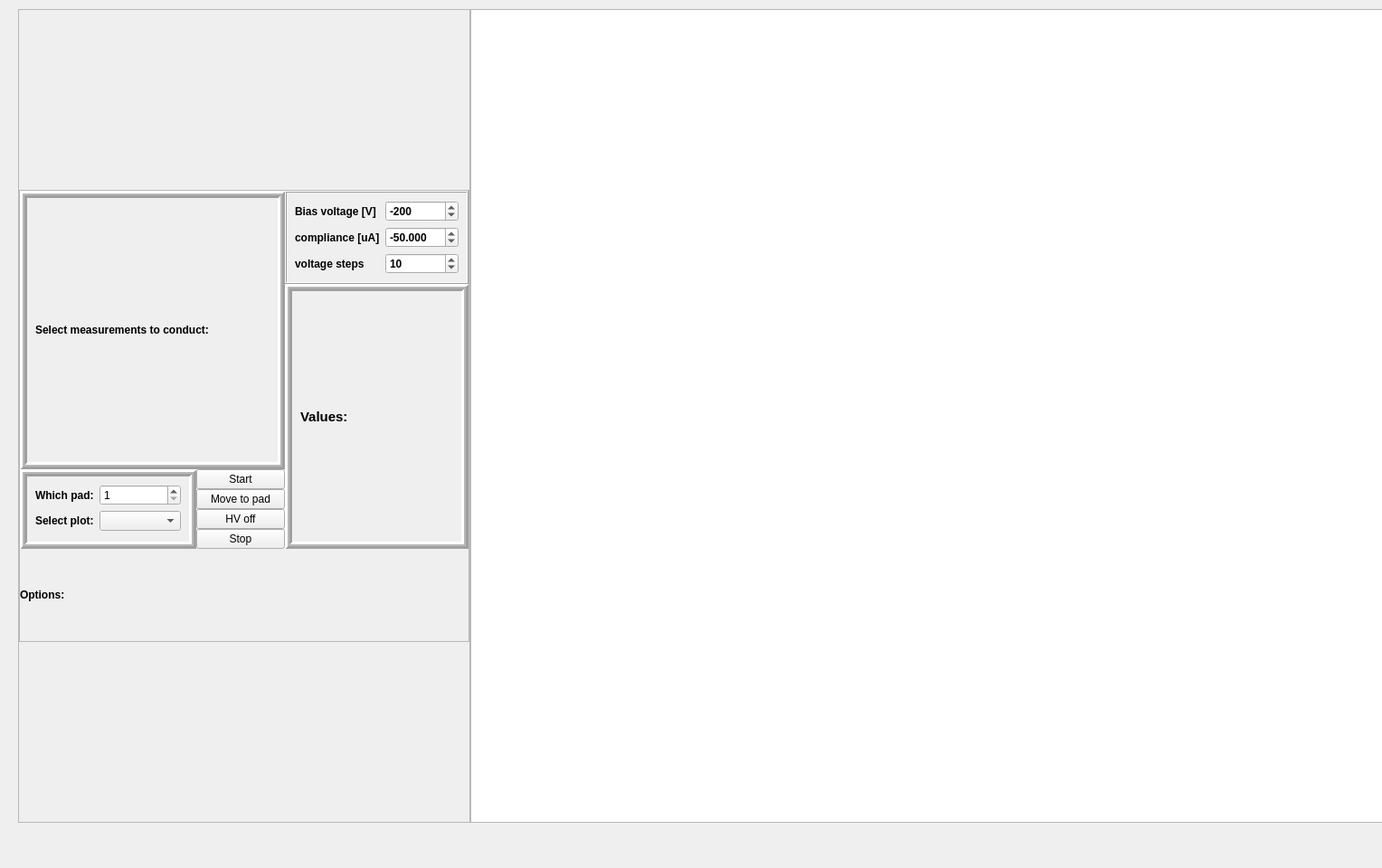
<?xml version="1.0" encoding="UTF-8"?>
<ui version="4.0">
 <class>singlestrip_ui</class>
 <widget class="QWidget" name="singlestrip_ui">
  <property name="geometry">
   <rect>
    <x>0</x>
    <y>0</y>
    <width>1528</width>
    <height>960</height>
   </rect>
  </property>
  <property name="windowTitle">
   <string>Form</string>
  </property>
  <widget class="QFrame" name="frame_5">
   <property name="geometry">
    <rect>
     <x>20</x>
     <y>10</y>
     <width>1600</width>
     <height>922</height>
    </rect>
   </property>
   <property name="minimumSize">
    <size>
     <width>1600</width>
     <height>900</height>
    </size>
   </property>
   <property name="frameShape">
    <enum>QFrame::NoFrame</enum>
   </property>
   <property name="frameShadow">
    <enum>QFrame::Raised</enum>
   </property>
   <property name="lineWidth">
    <number>0</number>
   </property>
   <layout class="QFormLayout" name="formLayout">
    <property name="horizontalSpacing">
     <number>0</number>
    </property>
    <property name="leftMargin">
     <number>0</number>
    </property>
    <property name="topMargin">
     <number>0</number>
    </property>
    <property name="rightMargin">
     <number>0</number>
    </property>
    <property name="bottomMargin">
     <number>0</number>
    </property>
    <item row="0" column="1">
     <widget class="PlotWidget" name="single_strip_plot">
      <property name="sizePolicy">
       <sizepolicy hsizetype="Preferred" vsizetype="Preferred">
        <horstretch>0</horstretch>
        <verstretch>0</verstretch>
       </sizepolicy>
      </property>
      <property name="minimumSize">
       <size>
        <width>0</width>
        <height>0</height>
       </size>
      </property>
     </widget>
    </item>
    <item row="0" column="0">
     <widget class="QFrame" name="frame_6">
      <property name="minimumSize">
       <size>
        <width>500</width>
        <height>900</height>
       </size>
      </property>
      <property name="autoFillBackground">
       <bool>true</bool>
      </property>
      <property name="frameShape">
       <enum>QFrame::StyledPanel</enum>
      </property>
      <property name="frameShadow">
       <enum>QFrame::Raised</enum>
      </property>
      <layout class="QVBoxLayout" name="verticalLayout_3">
       <property name="spacing">
        <number>0</number>
       </property>
       <property name="leftMargin">
        <number>0</number>
       </property>
       <property name="topMargin">
        <number>0</number>
       </property>
       <property name="rightMargin">
        <number>0</number>
       </property>
       <property name="bottomMargin">
        <number>0</number>
       </property>
       <item>
        <widget class="QFrame" name="frame_4">
         <property name="sizePolicy">
          <sizepolicy hsizetype="Preferred" vsizetype="Preferred">
           <horstretch>0</horstretch>
           <verstretch>0</verstretch>
          </sizepolicy>
         </property>
         <property name="maximumSize">
          <size>
           <width>700</width>
           <height>500</height>
          </size>
         </property>
         <property name="frameShape">
          <enum>QFrame::StyledPanel</enum>
         </property>
         <property name="frameShadow">
          <enum>QFrame::Raised</enum>
         </property>
         <layout class="QGridLayout" name="gridLayout_2">
          <property name="leftMargin">
           <number>0</number>
          </property>
          <property name="topMargin">
           <number>0</number>
          </property>
          <property name="rightMargin">
           <number>0</number>
          </property>
          <property name="bottomMargin">
           <number>0</number>
          </property>
          <property name="spacing">
           <number>0</number>
          </property>
          <item row="1" column="3" rowspan="6">
           <widget class="QFrame" name="frame_3">
            <property name="sizePolicy">
             <sizepolicy hsizetype="Preferred" vsizetype="Preferred">
              <horstretch>0</horstretch>
              <verstretch>0</verstretch>
             </sizepolicy>
            </property>
            <property name="minimumSize">
             <size>
              <width>100</width>
              <height>0</height>
             </size>
            </property>
            <property name="maximumSize">
             <size>
              <width>16777215</width>
              <height>16777215</height>
             </size>
            </property>
            <property name="autoFillBackground">
             <bool>true</bool>
            </property>
            <property name="frameShape">
             <enum>QFrame::Box</enum>
            </property>
            <property name="frameShadow">
             <enum>QFrame::Raised</enum>
            </property>
            <property name="lineWidth">
             <number>3</number>
            </property>
            <property name="midLineWidth">
             <number>2</number>
            </property>
            <layout class="QVBoxLayout" name="verticalLayout_2">
             <item>
              <widget class="QLabel" name="label_5">
               <property name="font">
                <font>
                 <pointsize>11</pointsize>
                 <weight>75</weight>
                 <bold>true</bold>
                </font>
               </property>
               <property name="text">
                <string>Values:</string>
               </property>
              </widget>
             </item>
             <item>
              <layout class="QVBoxLayout" name="values_verticalLayout"/>
             </item>
            </layout>
           </widget>
          </item>
          <item row="3" column="2">
           <widget class="QPushButton" name="start_button">
            <property name="text">
             <string>Start</string>
            </property>
           </widget>
          </item>
          <item row="6" column="2">
           <widget class="QPushButton" name="stop_button">
            <property name="text">
             <string>Stop</string>
            </property>
           </widget>
          </item>
          <item row="5" column="2">
           <widget class="QPushButton" name="HV_button">
            <property name="text">
             <string>HV off</string>
            </property>
           </widget>
          </item>
          <item row="4" column="2">
           <widget class="QPushButton" name="move_to_button">
            <property name="text">
             <string>Move to pad</string>
            </property>
           </widget>
          </item>
          <item row="0" column="0" rowspan="3" colspan="3">
           <widget class="QFrame" name="frame">
            <property name="sizePolicy">
             <sizepolicy hsizetype="Preferred" vsizetype="Preferred">
              <horstretch>0</horstretch>
              <verstretch>0</verstretch>
             </sizepolicy>
            </property>
            <property name="maximumSize">
             <size>
              <width>16777215</width>
              <height>16777215</height>
             </size>
            </property>
            <property name="autoFillBackground">
             <bool>true</bool>
            </property>
            <property name="frameShape">
             <enum>QFrame::Box</enum>
            </property>
            <property name="frameShadow">
             <enum>QFrame::Raised</enum>
            </property>
            <property name="lineWidth">
             <number>3</number>
            </property>
            <property name="midLineWidth">
             <number>2</number>
            </property>
            <layout class="QGridLayout" name="gridLayout">
             <item row="1" column="0">
              <layout class="QGridLayout" name="Measurement_checkbox_selector_layout"/>
             </item>
             <item row="0" column="0">
              <widget class="QLabel" name="label">
               <property name="sizePolicy">
                <sizepolicy hsizetype="Preferred" vsizetype="Minimum">
                 <horstretch>0</horstretch>
                 <verstretch>0</verstretch>
                </sizepolicy>
               </property>
               <property name="font">
                <font>
                 <pointsize>9</pointsize>
                 <weight>75</weight>
                 <bold>true</bold>
                </font>
               </property>
               <property name="text">
                <string>Select measurements to conduct:</string>
               </property>
              </widget>
             </item>
            </layout>
           </widget>
          </item>
          <item row="0" column="3">
           <widget class="QFrame" name="generalstripscan_label">
            <property name="maximumSize">
             <size>
              <width>16777215</width>
              <height>16777215</height>
             </size>
            </property>
            <property name="font">
             <font>
              <weight>75</weight>
              <bold>true</bold>
              <underline>false</underline>
             </font>
            </property>
            <property name="autoFillBackground">
             <bool>false</bool>
            </property>
            <property name="styleSheet">
             <string notr="true"/>
            </property>
            <property name="frameShape">
             <enum>QFrame::Box</enum>
            </property>
            <property name="frameShadow">
             <enum>QFrame::Raised</enum>
            </property>
            <layout class="QGridLayout" name="gridLayout_4">
             <item row="0" column="0">
              <widget class="QLabel" name="max_voltage_label_strip">
               <property name="text">
                <string>Bias voltage [V]</string>
               </property>
              </widget>
             </item>
             <item row="2" column="0">
              <widget class="QLabel" name="compliance_label_strip">
               <property name="text">
                <string>compliance [uA]</string>
               </property>
              </widget>
             </item>
             <item row="4" column="0">
              <widget class="QLabel" name="voltages_steps_label_strip">
               <property name="text">
                <string>voltage steps</string>
               </property>
              </widget>
             </item>
             <item row="0" column="1">
              <widget class="QDoubleSpinBox" name="max_voltage_strip">
               <property name="decimals">
                <number>0</number>
               </property>
               <property name="minimum">
                <double>-1000.000000000000000</double>
               </property>
               <property name="maximum">
                <double>0.000000000000000</double>
               </property>
               <property name="singleStep">
                <double>10.000000000000000</double>
               </property>
               <property name="value">
                <double>-200.000000000000000</double>
               </property>
              </widget>
             </item>
             <item row="2" column="1">
              <widget class="QDoubleSpinBox" name="compliance_strip">
               <property name="decimals">
                <number>3</number>
               </property>
               <property name="minimum">
                <double>-1000.000000000000000</double>
               </property>
               <property name="maximum">
                <double>0.000000000000000</double>
               </property>
               <property name="singleStep">
                <double>0.100000000000000</double>
               </property>
               <property name="value">
                <double>-50.000000000000000</double>
               </property>
              </widget>
             </item>
             <item row="4" column="1">
              <widget class="QDoubleSpinBox" name="voltage_steps_strip">
               <property name="buttonSymbols">
                <enum>QAbstractSpinBox::UpDownArrows</enum>
               </property>
               <property name="decimals">
                <number>0</number>
               </property>
               <property name="value">
                <double>10.000000000000000</double>
               </property>
              </widget>
             </item>
            </layout>
           </widget>
          </item>
          <item row="3" column="0" rowspan="4" colspan="2">
           <widget class="QFrame" name="frame_2">
            <property name="sizePolicy">
             <sizepolicy hsizetype="Preferred" vsizetype="Preferred">
              <horstretch>0</horstretch>
              <verstretch>0</verstretch>
             </sizepolicy>
            </property>
            <property name="maximumSize">
             <size>
              <width>16777215</width>
              <height>16777215</height>
             </size>
            </property>
            <property name="autoFillBackground">
             <bool>true</bool>
            </property>
            <property name="frameShape">
             <enum>QFrame::Box</enum>
            </property>
            <property name="frameShadow">
             <enum>QFrame::Raised</enum>
            </property>
            <property name="lineWidth">
             <number>3</number>
            </property>
            <property name="midLineWidth">
             <number>2</number>
            </property>
            <layout class="QFormLayout" name="formLayout_2">
             <item row="0" column="0">
              <widget class="QLabel" name="label_2">
               <property name="font">
                <font>
                 <pointsize>9</pointsize>
                 <weight>75</weight>
                 <bold>true</bold>
                </font>
               </property>
               <property name="text">
                <string>Which pad:</string>
               </property>
              </widget>
             </item>
             <item row="0" column="1">
              <widget class="QDoubleSpinBox" name="which_strip">
               <property name="decimals">
                <number>0</number>
               </property>
               <property name="minimum">
                <double>1.000000000000000</double>
               </property>
               <property name="maximum">
                <double>1000.000000000000000</double>
               </property>
              </widget>
             </item>
             <item row="1" column="0">
              <widget class="QLabel" name="label_4">
               <property name="font">
                <font>
                 <pointsize>9</pointsize>
                 <weight>75</weight>
                 <bold>true</bold>
                </font>
               </property>
               <property name="text">
                <string>Select plot:</string>
               </property>
              </widget>
             </item>
             <item row="1" column="1">
              <widget class="QComboBox" name="which_plot"/>
             </item>
            </layout>
           </widget>
          </item>
          <item row="7" column="0">
           <widget class="QLabel" name="label_3">
            <property name="font">
             <font>
              <pointsize>9</pointsize>
              <weight>75</weight>
              <bold>true</bold>
             </font>
            </property>
            <property name="text">
             <string>Options:</string>
            </property>
           </widget>
          </item>
         </layout>
        </widget>
       </item>
       <item>
        <layout class="QGridLayout" name="gridLayout_3"/>
       </item>
      </layout>
     </widget>
    </item>
   </layout>
  </widget>
 </widget>
 <customwidgets>
  <customwidget>
   <class>PlotWidget</class>
   <extends>QGraphicsView</extends>
   <header>pyqtgraph</header>
  </customwidget>
 </customwidgets>
 <resources/>
 <connections/>
</ui>
